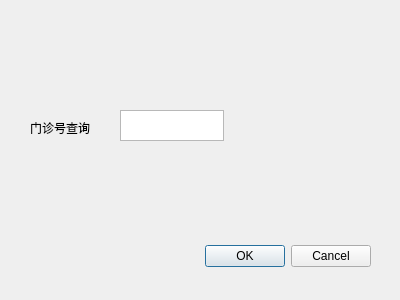
<?xml version="1.0" encoding="UTF-8"?>
<ui version="4.0">
 <class>Dialog4</class>
 <widget class="QDialog" name="Dialog4">
  <property name="geometry">
   <rect>
    <x>0</x>
    <y>0</y>
    <width>400</width>
    <height>300</height>
   </rect>
  </property>
  <property name="windowTitle">
   <string>Dialog</string>
  </property>
  <widget class="QDialogButtonBox" name="buttonBox">
   <property name="geometry">
    <rect>
     <x>30</x>
     <y>240</y>
     <width>341</width>
     <height>32</height>
    </rect>
   </property>
   <property name="orientation">
    <enum>Qt::Horizontal</enum>
   </property>
   <property name="standardButtons">
    <set>QDialogButtonBox::Cancel|QDialogButtonBox::Ok</set>
   </property>
  </widget>
  <widget class="QLabel" name="label">
   <property name="geometry">
    <rect>
     <x>30</x>
     <y>120</y>
     <width>72</width>
     <height>15</height>
    </rect>
   </property>
   <property name="text">
    <string>门诊号查询</string>
   </property>
  </widget>
  <widget class="QTextEdit" name="textEditsnumber">
   <property name="geometry">
    <rect>
     <x>120</x>
     <y>110</y>
     <width>104</width>
     <height>31</height>
    </rect>
   </property>
  </widget>
 </widget>
 <resources/>
 <connections>
  <connection>
   <sender>buttonBox</sender>
   <signal>accepted()</signal>
   <receiver>Dialog4</receiver>
   <slot>accept()</slot>
   <hints>
    <hint type="sourcelabel">
     <x>248</x>
     <y>254</y>
    </hint>
    <hint type="destinationlabel">
     <x>157</x>
     <y>274</y>
    </hint>
   </hints>
  </connection>
  <connection>
   <sender>buttonBox</sender>
   <signal>rejected()</signal>
   <receiver>Dialog4</receiver>
   <slot>reject()</slot>
   <hints>
    <hint type="sourcelabel">
     <x>316</x>
     <y>260</y>
    </hint>
    <hint type="destinationlabel">
     <x>286</x>
     <y>274</y>
    </hint>
   </hints>
  </connection>
 </connections>
</ui>
